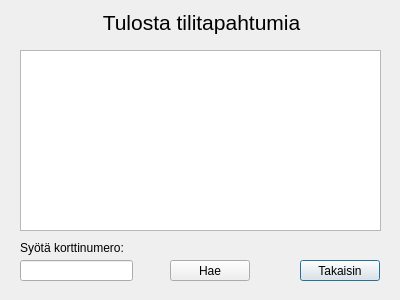
<?xml version="1.0" encoding="UTF-8"?>
<ui version="4.0">
 <class>Tilitapahtumien_Tulostus</class>
 <widget class="QDialog" name="Tilitapahtumien_Tulostus">
  <property name="geometry">
   <rect>
    <x>0</x>
    <y>0</y>
    <width>400</width>
    <height>300</height>
   </rect>
  </property>
  <property name="windowTitle">
   <string>Dialog</string>
  </property>
  <widget class="QPushButton" name="btnTakaisin">
   <property name="geometry">
    <rect>
     <x>300</x>
     <y>260</y>
     <width>80</width>
     <height>21</height>
    </rect>
   </property>
   <property name="text">
    <string>Takaisin</string>
   </property>
  </widget>
  <widget class="QPushButton" name="btnHae">
   <property name="geometry">
    <rect>
     <x>170</x>
     <y>260</y>
     <width>80</width>
     <height>21</height>
    </rect>
   </property>
   <property name="text">
    <string>Hae</string>
   </property>
  </widget>
  <widget class="QLineEdit" name="leKorttinumero">
   <property name="geometry">
    <rect>
     <x>20</x>
     <y>260</y>
     <width>113</width>
     <height>21</height>
    </rect>
   </property>
  </widget>
  <widget class="QLabel" name="label">
   <property name="geometry">
    <rect>
     <x>16</x>
     <y>10</y>
     <width>371</width>
     <height>41</height>
    </rect>
   </property>
   <property name="font">
    <font>
     <pointsize>16</pointsize>
    </font>
   </property>
   <property name="text">
    <string>Tulosta tilitapahtumia</string>
   </property>
   <property name="alignment">
    <set>Qt::AlignHCenter|Qt::AlignTop</set>
   </property>
  </widget>
  <widget class="QTextBrowser" name="tbTilitapahtumat">
   <property name="geometry">
    <rect>
     <x>20</x>
     <y>50</y>
     <width>361</width>
     <height>181</height>
    </rect>
   </property>
  </widget>
  <widget class="QLabel" name="label_2">
   <property name="geometry">
    <rect>
     <x>20</x>
     <y>240</y>
     <width>131</width>
     <height>16</height>
    </rect>
   </property>
   <property name="text">
    <string>Syötä korttinumero:</string>
   </property>
  </widget>
 </widget>
 <resources/>
 <connections/>
</ui>
